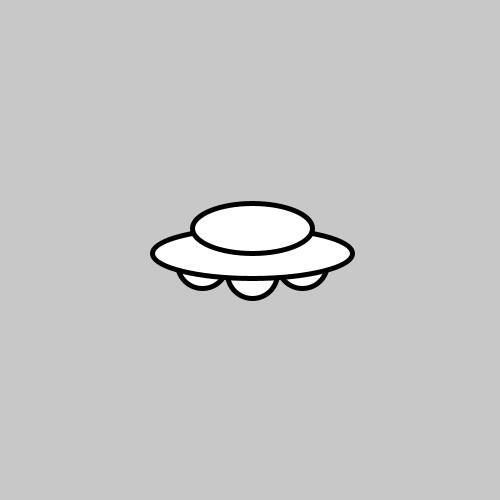
Frame 1 (no input)
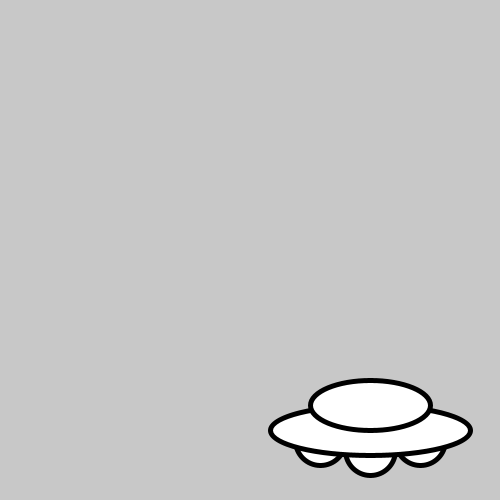
Frame 60 (the mouse pressed at the canvas centre just before this capture)
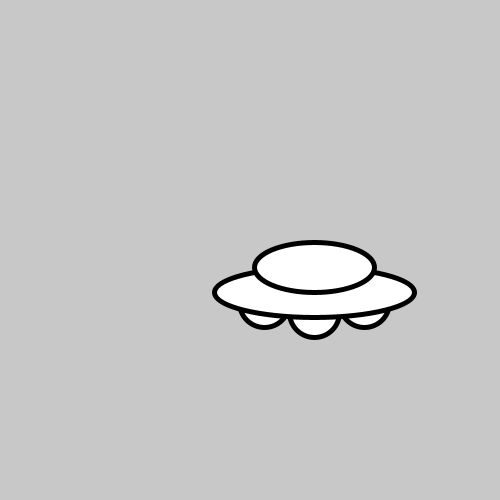
Frame 120 (the mouse held since frame 60 and released just before this capture)

The Processing sketch that drew these frames (run headless with seeded random() and noise(); from frame 60 on, the mouse is pressed at the canvas centre):

// Processing sketch: Exercise15
// ── Exercise15.pde
float x=250,y=250;
int dx=2,dy=3;
void setup() {
    size(500,500);
}

void draw() {
    background(200);
    fill(255);
    x += dx;
    y += dy;
    if (x-100<0 || x+100>width)
        dx *= -1;
    if (y-50<0 || y+50>height)
        dy *= -1;
    draw_ufo();
}

void draw_ufo() {
    strokeWeight(5);
    fill(255);
    ellipse(x-50,y+10,50,50);
    ellipse(x,y+20,50,50);
    ellipse(x+50,y+10,50,50);
    ellipse(x,y,200,50);
    ellipse(x,y-25,120,50);
}
